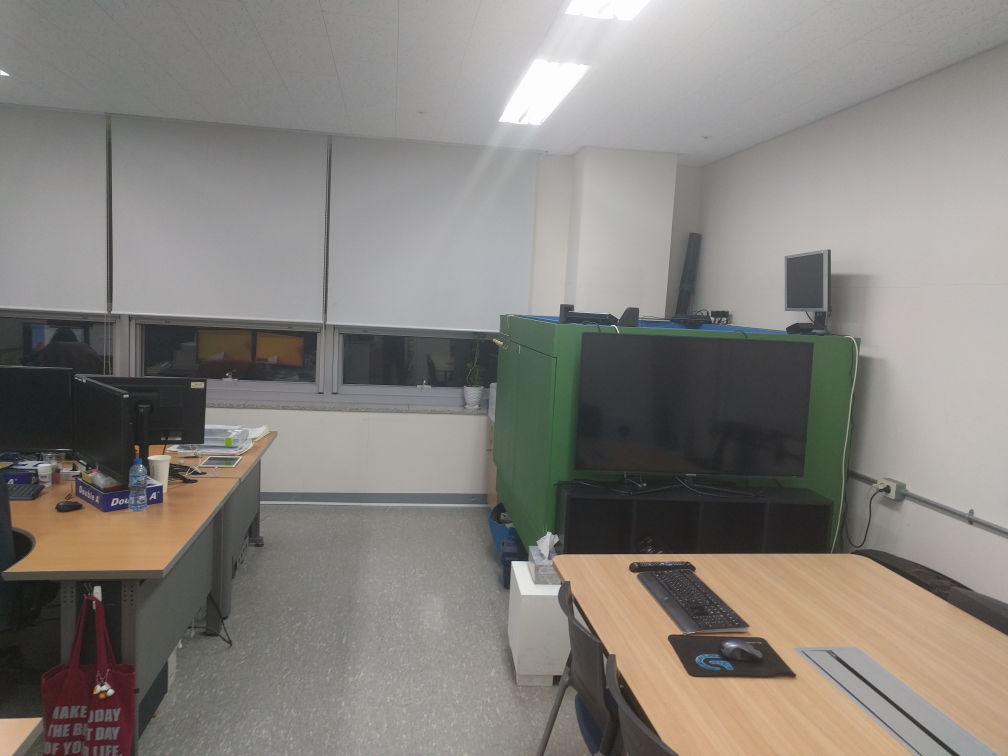
#> input picture 3.panorama/image1.jpg, 4032 x 3024 px (shown at 1/4 size)
$ python main.py --first image1.jpg --second image2.jpg --third image2.jpg --fourth image2.jpg
#> lines starting #> are read from the running program, lines starting #| are printed output that depends on the picture
### 3.panorama/panorama.py
# -*-coding:utf-8-*-
import numpy as np
import cv2

class Stitcher: # self 자기를 표현,
    def orderPriority(self,OrdLeft, OrdRight, keyPoints, ratio=0.60, reprojThresh=4.0):
        # this function is to set whether stitching to left side of image or vice versa about two images
        # by decreasing ratio, it is to set more correct order about two images
        kps, features, gray = keyPoints[OrdLeft]
        kps_right, features_right, gray_right = keyPoints[OrdRight]

        M = self.matchKeypoints(kps, kps_right, # confirm keypoints
                                features, features_right, ratio, reprojThresh)
        re_M = self.matchKeypoints(kps_right, kps, # confirm the opposite case
                                features_right, features, ratio, reprojThresh)
        if M is None:
            matches,H,status =0,0,0
        if re_M is None:
            re_matches,H,status =0,0,0

        (matches, H, status) = M
        (re_matches, re_H, re_status) = re_M # the opposite case
        orderList = [] # array to set ordr of two images
        print(len(status), len(re_status)) # check length matched and set order two images
        if len(matches) > len(re_matches):
            orderList.append(OrdLeft)
            orderList.append(OrdRight)
            return orderList
        elif len(re_matches) > len(matches):
            orderList.append(OrdRight)
            orderList.append(OrdLeft)
            return orderList
        else: [] # if it can't order, return

    def detectKeyPoint(self, images, ratio=0.75, reprojThresh=4.0):

        descriptor = cv2.xfeatures2d.SIFT_create() # creat sift object
        keyPoints =[0 for i in range(4)]
        draw_keys = [0 for i in range(4)] # initialization
        for i in range(0, 4):
            gray = cv2.cvtColor(images[i], cv2.COLOR_BGR2GRAY)
            kps, features = descriptor.detectAndCompute(images[i], None)
            draw_keys[i] = kps # store in array to draw keypoints each image
            kps = np.float32([kp.pt for kp in kps])
            keyPoints[i] = (kps, features, gray) # manage with array to reuse keypoints
        order =[0,1,2,3] # initial array order
        order2=[] # store only two images to set order of images
        order3 = []
        order4 =[]
        order_set =[] # result order of images
        for i in range(0,3):
            kps, features, gray = keyPoints[0] # first input image keypoints

            kps_right, features_right, gray_right = keyPoints[i+1] # next input image
            M = self.matchKeypoints(kps, kps_right,
                features, features_right, ratio, reprojThresh)
            if M is None:
                continue
            (matches, H, status) = M
            print(len(matches)) # check length matched
            if len(matches)>=50:
                order2=self.orderPriority(0,i+1, keyPoints) # check two images in more detail
        #order.pop(order2[0]) # pop matched two images in initial order array
        #order.pop(order2[1]-1)
        for j in range(0,4):
            if order[j] != order2[0] and order[j] !=order2[1]:
                order3.append(order[j])
        order4 = self.orderPriority(order3[0],order3[1],keyPoints) # to set order second group about two images
        print(order4)
        print(order2) # check print

        kps, features, gray = keyPoints[order2[1]] # to set order of two groups about two images each

        kps_right, features_right, gray_right = keyPoints[order4[0]]
        M = self.matchKeypoints(kps, kps_right,
                                features, features_right, ratio, reprojThresh)
        if M is None:
            matches,H,status =0,0,0
        else: (matches, H, status) = M
        #print(len(matches))
        if M is not None and len(matches) >= 50:
            order_set.append(order2[0])
            order_set.append(order2[1])
            order_set.append(order4[0])
            order_set.append(order4[1])
        else: # 2 3 0 1
            order_set.append(order4[0])
            order_set.append(order4[1])
            order_set.append(order2[0])
            order_set.append(order2[1])
        print(order_set) # final order check

        imgCopy = [0 for i in range(4)] # draw keypoints of each image
        for i in range(0,4):
            imgCopy[i] = images[i].copy()
            kps,features, gray = keyPoints[i]
            cv2.drawKeypoints(gray, draw_keys[i], imgCopy[i])

        cv2.imshow('1',imgCopy[0])
        cv2.imshow('2', imgCopy[1])
        cv2.imshow('3', imgCopy[2])
        cv2.imshow('4', imgCopy[3])

        return order_set # return order of images

    # [38 lines left out: functions stitch, detectAndDescribe, not called in this run]

    def matchKeypoints(self, kpsA, kpsB, featuresA, featuresB, ratio, reprojThresh):
        # compute the raw matches and initialize the list of actual matches
        matcher = cv2.DescriptorMatcher_create("BruteForce")
        # get k=2 best matches
        rawMatches = matcher.knnMatch(featuresA,featuresB,2)
        matches = []

        # loop over the raw matches
        for m in rawMatches: # m[0] , m[1]
            # ensure the distance is within a certain ratio of each
            # other (i.e. Lowe's ratio test)
            if len(m) == 2 and m[0].distance < m[1].distance * ratio: # 두개를 비교
                matches.append((m[0].trainIdx, m[0].queryIdx))

        # computing a homography requires at least 4 matches
        if len(matches) > 4: # 호목래피는 최소 4개점, 두 겹치는 영상을 합칠때 잘 맞도록 변환시켜주는 호모그래피
            # construct the two sets of points
            ptsA = np.float32([kpsA[i] for (_, i) in matches])
            ptsB = np.float32([kpsB[i] for (i, _) in matches])

            # compute the homography between the two sets of points
            (H, status) = cv2.findHomography(ptsB,ptsA,cv2.RANSAC,reprojThresh)
            #
            # return the matches along with the homograpy matrix
            # and status of each matched point
            return (matches, H, status)

        # otherwise, no homograpy could be computed
        return None

### 3.panorama/main.py
# import package
# -*-coding:utf-8-*-

from panorama import Stitcher
import argparse
import cv2

# construct the argument parse and parse the arguments
ap = argparse.ArgumentParser() #객체 선언
ap.add_argument("-fi", "--first", required=True,
	help="path to the first image")
ap.add_argument("-s", "--second", required=True,
	help="path to the second image")
ap.add_argument("-t", "--third", required=True,
	help="path to the third image")
ap.add_argument("-fo", "--fourth", required=True, # to input four pictures
	help="path to the fourth image")
args = vars(ap.parse_args())

# load the four images and resize them to have a width of 400 pixels
# (for faster processing)
imageA = cv2.imread(args["first"])
#> imageA is the input picture: shape (3024, 4032, 3); mean B, G, R 124.3, 129.4, 133.3
imageB = cv2.imread(args["second"])
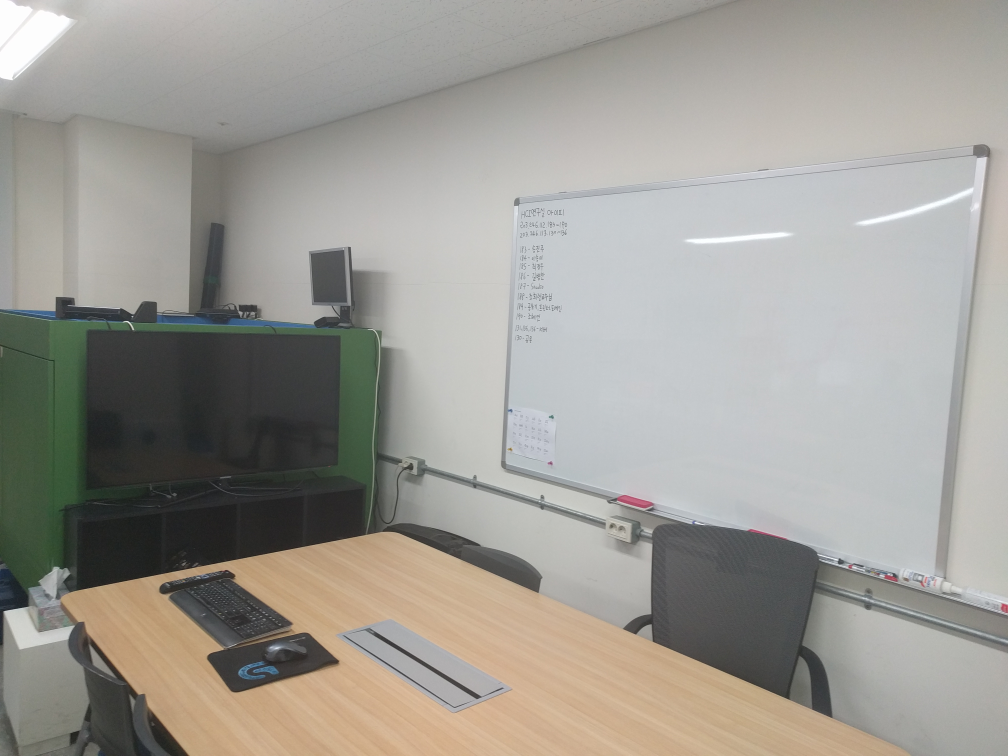
#> input picture 3.panorama/image2.jpg, 4032 x 3024 px (shown at 1/4 size)
#> imageB is the input picture: shape (3024, 4032, 3); mean B, G, R 148.5, 155, 157.6
imageC = cv2.imread(args["third"])
imageD = cv2.imread(args["fourth"])
hA, wA = imageA.shape[:2] # height and width of each image
#> hA = 3024; wA = 4032
hB, wB = imageB.shape[:2]
#> hB = 3024; wB = 4032
hC, wC = imageC.shape[:2]
#> hC = 3024; wC = 4032
hD, wD = imageD.shape[:2]
#> hD = 3024; wD = 4032

imageA = cv2.resize(imageA, (400, int(400*hA/wA)), cv2.INTER_CUBIC) # resize
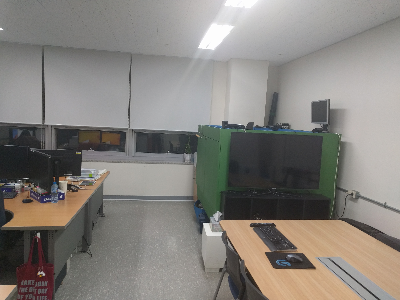
#> imageA: shape (300, 400, 3); mean B, G, R 124.1, 129.1, 133.1
imageB = cv2.resize(imageB, (400, int(400*hB/wB)), cv2.INTER_CUBIC)
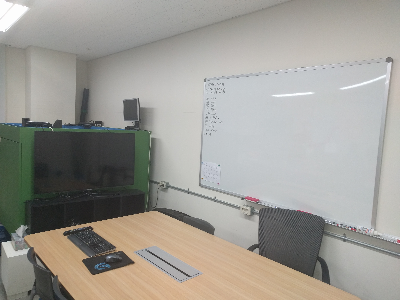
#> imageB: shape (300, 400, 3); mean B, G, R 148.4, 154.9, 157.5
imageC = cv2.resize(imageC, (400, int(400*hC/wC)), cv2.INTER_CUBIC)
imageD = cv2.resize(imageD, (400, int(400*hD/wD)), cv2.INTER_CUBIC)
images = [imageB,imageA, imageD, imageC] # order of original each image => CDAB
order_set =[] # to correct order of each image
# stitch the images together to create a panorama
stitcher = Stitcher() # declartion

order_set = stitcher.detectKeyPoint(images) # return correct order of images
#> the loop in detectKeyPoint, `for i in range(0, 4):` made 4 passes
#> pass 1, in detectKeyPoint, `gray = cv2.cvtColor(images[i], cv2.COLOR_BGR2GRAY)`:
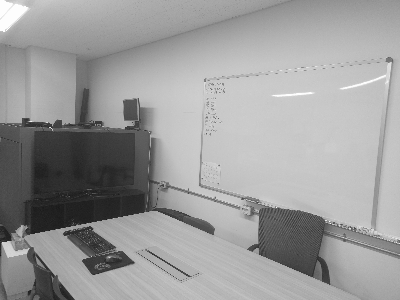
#> gray: shape (300, 400); min 24, max 255, mean 155
#> pass 2, in detectKeyPoint, `gray = cv2.cvtColor(images[i], cv2.COLOR_BGR2GRAY)`:
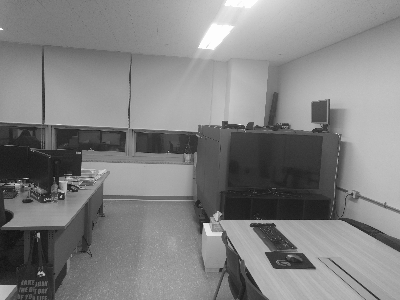
#> gray: shape (300, 400); min 17, max 255, mean 129.7
#> after the loop in detectKeyPoint, `for i in range(0, 4):`: draw_keys = 4 items
#> the loop in detectKeyPoint, `for i in range(0,3):` made 3 passes
#> order2 on pass 1: [1, 0]
#| 57
#| 31 33
#| 189
#| 189 189
#| 189
#| 189 189
#> after the loop in detectKeyPoint, `for j in range(0,4):`: order3 = []
#> (the run stopped early here; a loop or call above may not have finished)
